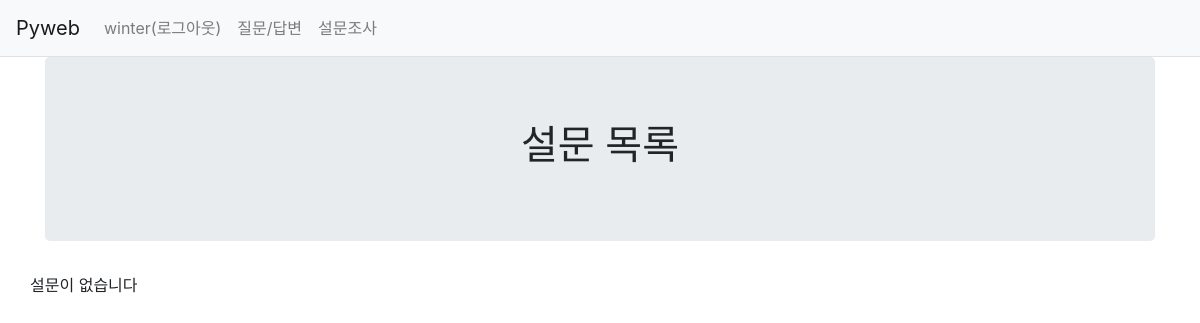
Page /polls/ (signed in) on the earlier database version.
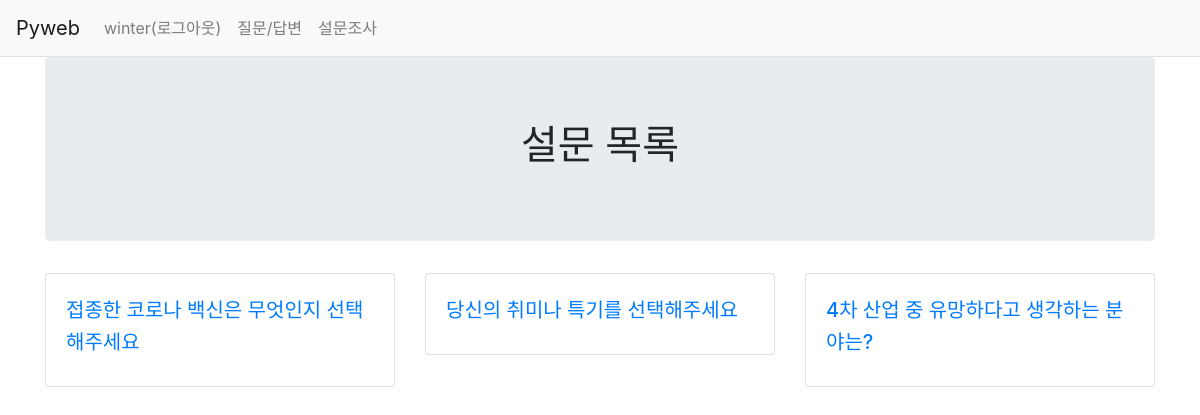
Same page on the later database version.
### polls/models.py (models this page shows, shortened)
class Question(models.Model):
    question_text = models.CharField(max_length=100)
    pub_date = models.DateTimeField()

### polls/views.py (the view)
# urls.py: path('', views.index, name='index'), #메인 페이지
def index(request):
    question_list = Question.objects.all()
    context = {'question_list':question_list}
    return render(request, 'polls/poll_list.html', context)

### templates/polls/poll_list.html
{% extends 'base.html' %}
{% block content %}
<div class="container">
    <section>
        <div class="jumbotron">
            <div class="text-center">
                <h1>설문 목록</h1>
            </div>
        </div>
        <div class="row">
            {% if question_list %}
                {% for question in question_list %}
                <div class="col-4">
                    <div class="card">
                        <div class="card-body">
                        <a href="{% url 'poll:detail' question.id %}">
                            <h5 style="line-height: 2rem">{{ question.question_text }}</h5>
                        </a>
                        </div>
                    </div>
                </div>
                {% endfor %}
            {% else %}
            <p>설문이 없습니다</p>
            {% endif %}
        </div>
    </section>
</div>
{% endblock %}

Differences in the rows shown:
added Question: question_text "접종한 코로나 백신은 무엇인지 선택해주세요"
added Question: question_text "당신의 취미나 특기를 선택해주세요"
added Question: question_text "4차 산업 중 유망하다고 생각하는 분야는?"
Other differences:
text no longer shown: "설문이 없습니다"
